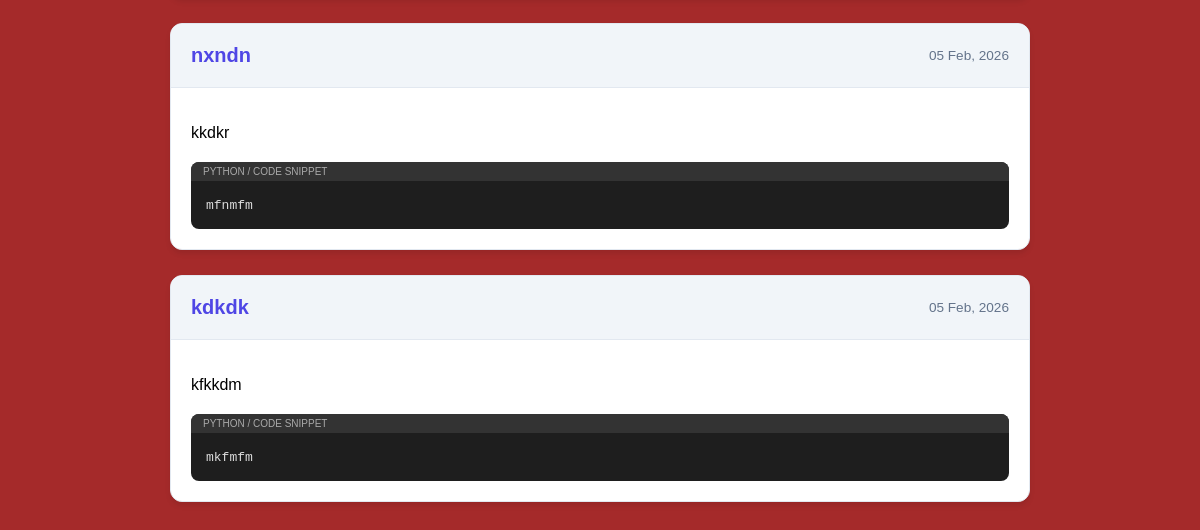
The app's page / (lower part), older data.
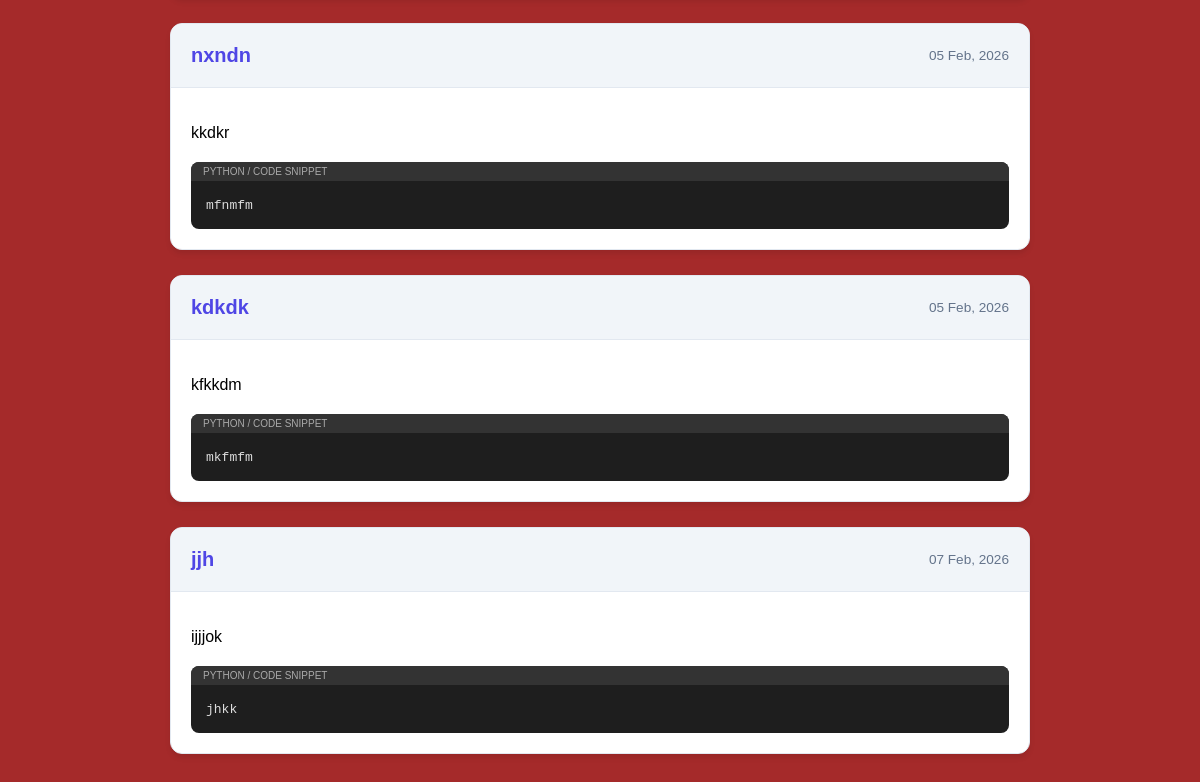
The same page, newer data.
### core/models.py (models this page shows, shortened)
class StudyRecape(models.Model):
  heading = models.CharField(max_length=200)
  description = models.TextField()
  code_snippet = models.TextField()
  created_at = models.DateTimeField(auto_now_add=True)

### web/views.py (the view)
# urls.py: path('', views.homepage, name="homepage"),
def homepage(request):
	pt = "web/html/homepage.html"
	stu = StudyRecape.objects.all()
	dt = {
		'recaps':stu,
	}
	return render(request, pt, dt)

### web/templates/web/html/homepage.html (shortened to what this page needs)
{% extends 'base.html' %}
{% load static %}
{% block style %}
<link rel="stylesheet" href="{% static 'web/css/main-content.css' %}" type="text/css" media="all" />
{% endblock style %}
{% block content %}
{% include 'web/html/main-content.html' %}
{% endblock content %}

### web/templates/web/html/main-content.html (shortened to what this page needs)
<div class="container">
    <div class="recap-grid">
        {% for recap in recaps %}
        <div class="recap-card">
            <div class="card-header">
                <h2>{{ recap.heading }}</h2>
                <span class="date">{{ recap.created_at|date:"d M, Y" }}</span>
            </div>
            <div class="card-body">
                <p class="description">{{ recap.description }}</p>
                {% if recap.code_snippet %}
                <div class="code-container">
                    <div class="code-label">Python / Code Snippet</div>
                    <pre><code>{{ recap.code_snippet }}</code></pre>
                </div>
                {% endif %}
            </div>
        </div>
        {% empty %}
        <p>Abhi tak koi data nahi hai.</p>
        {% endfor %}
    </div>
</div>

Row changes from the older to the newer data that the page shows:
added StudyRecape: heading "jjh", created_at "07 Feb, 2026", description "ijjjok", code_snippet "jhkk"
